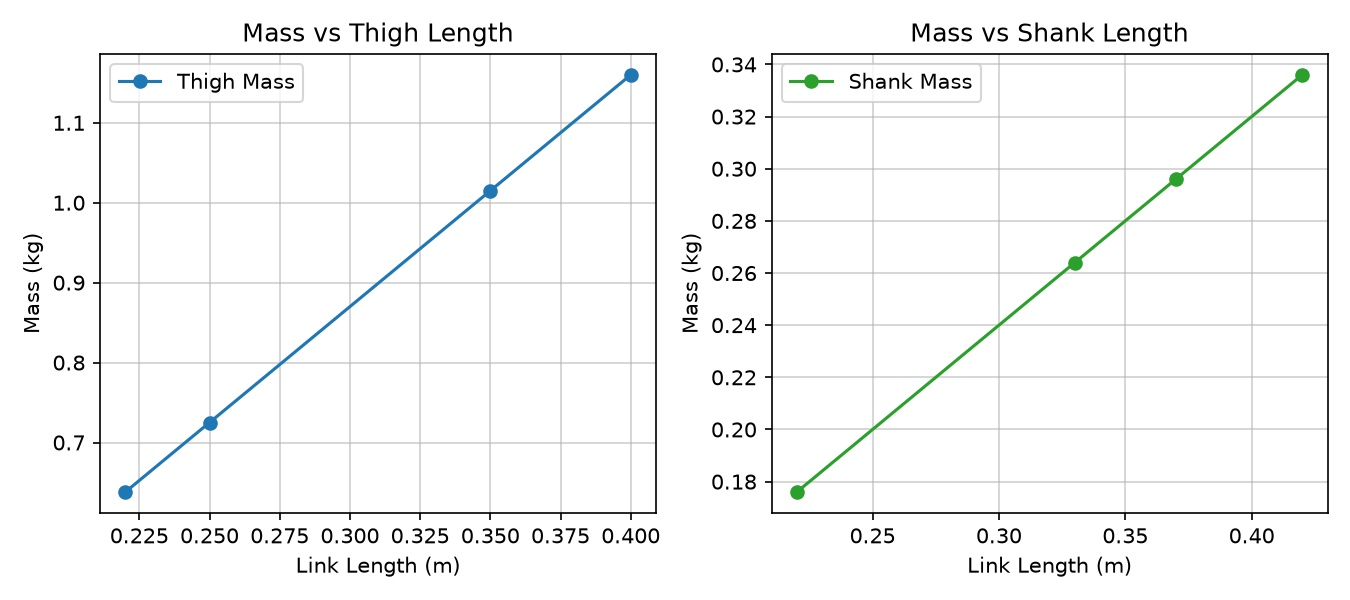

This chart was generated by the following Python code:
"""Tracks Mass vs Length for the thigh/shank links across design iterations.

Each run reads the CURRENT thigh_length/shank_length out of
variable_params.json, builds the design, and reads back the actual
MuJoCo-computed mass for thigh_R_Link/shank_R_Link. If that length hasn't
been recorded before, it's appended to mass_vs_length_history.json; if it's
already there (i.e. you re-ran without changing the length), nothing is
appended. The plot is then redrawn from the full accumulated history, so it
grows a new point every time you change thigh_length/shank_length and re-run.

Run with the project's .venv (needs mujoco + matplotlib):
    ../../.venv/bin/python3 mass_vs_length.py
"""
from __future__ import annotations

import json
import sys
from pathlib import Path

HERE = Path(__file__).resolve().parent
XML_BUILDER_DIR = HERE.parent   # builder.py/generate.py live one level up, in graphs/'s parent
sys.path.insert(0, str(XML_BUILDER_DIR))

import matplotlib.pyplot as plt
import mujoco

from builder import build_xml
from generate import load_design_spec

HISTORY_PATH = HERE / "mass_vs_length_history.json"
PLOT_PATH = HERE / "mass_vs_length.png"

LINKS = {
    "thigh": {"length_attr": "thigh_length", "body": "thigh_R_Link", "color": "tab:blue", "label": "Thigh Mass"},
    "shank": {"length_attr": "shank_length", "body": "shank_R_Link", "color": "tab:green", "label": "Shank Mass"},
}


def load_history() -> dict:
    if HISTORY_PATH.exists():
        with open(HISTORY_PATH) as f:
            return json.load(f)
    return {"thigh": [], "shank": []}


def save_history(history: dict) -> None:
    with open(HISTORY_PATH, "w") as f:
        json.dump(history, f, indent=2)


spec = load_design_spec()
xml_str = build_xml(spec)
model = mujoco.MjModel.from_xml_string(xml_str)

history = load_history()

for key, info in LINKS.items():
    length = getattr(spec, info["length_attr"])
    body_id = mujoco.mj_name2id(model, mujoco.mjtObj.mjOBJ_BODY, info["body"])
    mass = float(model.body_mass[body_id])

    already_recorded = any(abs(pt["length"] - length) < 1e-9 for pt in history[key])
    if already_recorded:
        print(f"{key}: length {length:.4f} m already recorded, not appending")
    else:
        history[key].append({"length": length, "mass": mass})
        print(f"{key}: appended length={length:.4f} m, mass={mass:.6f} kg")

save_history(history)

# ---------------------------------------------------------------------------
# Plot -- one subplot per link, points sorted by length, redrawn from the
# full accumulated history every run.
# ---------------------------------------------------------------------------
fig, axes = plt.subplots(1, 2, figsize=(9, 4))

for ax, (key, info) in zip(axes, LINKS.items()):
    pts = sorted(history[key], key=lambda p: p["length"])
    xs = [p["length"] for p in pts]
    ys = [p["mass"] for p in pts]
    ax.plot(xs, ys, color=info["color"], label=info["label"], marker="o" if len(xs) < 15 else None)
    ax.set_title(f"Mass vs {key.capitalize()} Length")
    ax.set_xlabel("Link Length (m)")
    ax.set_ylabel("Mass (kg)")
    ax.grid(True, alpha=0.6)
    ax.legend()

fig.tight_layout()
fig.savefig(PLOT_PATH, dpi=150)
print(f"Wrote {PLOT_PATH}")
